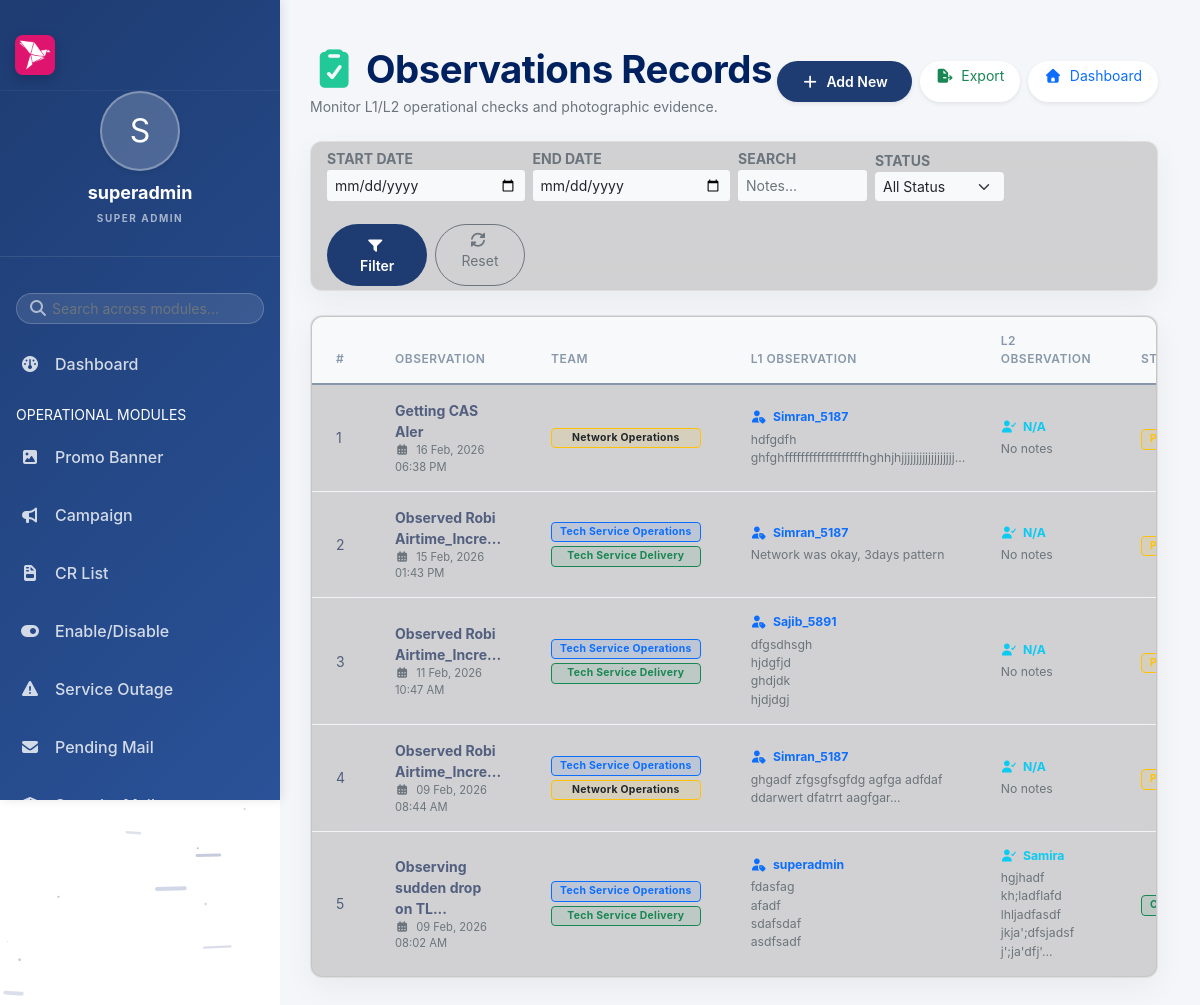
The page /main/modules/observations/view.php (signed in) on the database its author committed.
### tables this page shows
CREATE TABLE `observations` (
  `serial_no` int(11) NOT NULL,
  `observation_names` text NOT NULL,
  `team_name` text NOT NULL,
  `start_date` datetime NOT NULL,
  `l1_observation` text NOT NULL,
  `l1_image` varchar(255) DEFAULT NULL,
  `l1_image_2` varchar(255) DEFAULT NULL,
  `l1_observations_by` varchar(50) DEFAULT NULL,
  `l2_observation` text DEFAULT NULL,
  `l2_observations_by` varchar(50) DEFAULT NULL,
  `created_by` varchar(50) DEFAULT 'system',
  `created_at` timestamp NOT NULL DEFAULT current_timestamp(),
  `edited_by` varchar(50) DEFAULT NULL,
  `edited_at` timestamp NULL DEFAULT NULL
);

### includes/functions.php (called while the page is built, shortened)
<?php
function e($text) {
    return htmlspecialchars($text, ENT_QUOTES, 'UTF-8');
}
function canAddObservation() {
    return in_array($_SESSION['role'], ['super_admin', 'l1']);
}

### main/modules/observations/view.php (the view, shortened to what this page needs)
<?php
require_once __DIR__ . '/../../../config/app.php'; include_once INCLUDES_PATH . '/auth_check.php';
$limit = 10;
$page = isset($_GET['page']) && is_numeric($_GET['page']) ? (int)$_GET['page'] : 1;
$offset = ($page - 1) * $limit;
$where = " WHERE 1=1";
$sql = "SELECT * FROM observations " . $where . " ORDER BY serial_no DESC LIMIT $limit OFFSET $offset";
$stmt = mysqli_prepare($conn, $sql);
mysqli_stmt_execute($stmt);
$result = mysqli_stmt_get_result($stmt);
function truncate_chars($text, $limit = 50, $default = "") {
    if (empty($text)) return $default;
    return mb_strimwidth($text, 0, $limit, "...");
}
?>
<!DOCTYPE html>
<html lang="en">
<head>
    <link href="https://cdn.jsdelivr.net/npm/bootstrap@5.0.2/dist/css/bootstrap.min.css" rel="stylesheet">
    <link rel="stylesheet" href="https://cdnjs.cloudflare.com/ajax/libs/font-awesome/7.0.1/css/all.min.css">
    <link rel="stylesheet" href="<?= ASSETS_URL ?>/css/style.css">
</head>
<body>
    <div class="dashboard-container">
        <?php include INCLUDES_PATH . '/sidebar.php'; ?>
        <div class="main-content">
            <div class="container-fluid ps-0 mt-3">
                <div class="d-flex justify-content-between align-items-center mb-4">
                    <div>
                        <h1 class="view-header fw-bold mb-1"><i class="fa-solid fa-clipboard-check text-teal me-2"></i>Observations Records</h1>
                        <p class="text-muted small mb-0">Monitor L1/L2 operational checks and photographic evidence.</p>
                    </div>
                    <div class="d-flex gap-2">
                        <?php if (canAddObservation()): ?>
                        <button class="btn btn-primary btn-sm rounded-pill shadow-sm px-4" data-bs-toggle="modal" data-bs-target="#staticBackdrop_observations">
                            <i class="fa-solid fa-plus me-1"></i> Add New
                        </button>
                        <?php endif; ?>
                        <a href="<?= BASE_URL ?>/modules/export/export.php?module=observations&<?php echo http_build_query($_GET); ?>" class="btn btn-outline-success btn-sm rounded-pill shadow-sm px-3 bg-white border-0 btn-export-view"><i class="fa-solid fa-file-export me-1"></i> Export</a>
                        <a href="<?= BASE_URL ?>/index.php" class="btn btn-outline-primary btn-sm rounded-pill shadow-sm px-3 border-0 bg-white btn-dashboard-view"><i class="fa-solid fa-house me-1"></i> Dashboard</a>
                    </div>
                </div>
                <div class="glass-card mb-4 p-3 py-1">
                    <form method="GET" class="row g-2 align-items-end">
                        <div class="col-md-3">
                            <label class="small text-muted fw-bold">START DATE</label>
                            <input type="date" name="start_date" class="form-control form-control-sm border-0 bg-light" value="<?php echo e($_GET['start_date'] ?? ''); ?>">
                        </div>
                        <div class="col-md-3">
                            <label class="small text-muted fw-bold">END DATE</label>
                            <input type="date" name="end_date" class="form-control form-control-sm border-0 bg-light" value="<?php echo e($_GET['end_date'] ?? ''); ?>">
                        </div>
                        <div class="col-md-2">
                            <label class="small text-muted fw-bold">SEARCH</label>
                            <input type="text" name="search" class="form-control form-control-sm border-0 bg-light" placeholder="Notes..." value="<?php echo e($_GET['search'] ?? ''); ?>">
                        </div>
                        <div class="col-md-2">
                            <label class="small text-muted fw-bold">STATUS</label>
                            <select name="status" class="form-select form-select-sm border-0 bg-light">
                                <option value="">All Status</option>
                            </select>
                        </div>
                        <div class="col-md-3 d-flex gap-2">
                            <button type="submit" class="btn btn-primary btn-sm rounded-pill px-4 flex-grow-1"><i class="fa-solid fa-filter me-1"></i> Filter</button>
                            <a href="view.php" class="btn btn-outline-secondary btn-sm rounded-pill px-3"><i class="fa-solid fa-rotate me-1"></i> Reset</a>
                        </div>
                    </form>
                </div>
                <?php if (mysqli_num_rows($result) > 0) { ?>
                <div class="glass-card mb-4">
                    <div class="table-responsive">
                        <table class="table table-hover align-middle mb-0 dashboard-table">
                            <thead class="bg-light bg-opacity-50">
                                <tr>
                                    <th class="ps-4">#</th>
                                    <th style="width: 200px;">Observation</th>
                                    <th>Team</th>
                                    <th>L1 Observation</th>
                                    <th>L2 Observation</th>
                                    <th>Status</th>
                                </tr>
                            </thead>
                            <tbody>
                                <?php
                                $count = $offset + 1;
                                 while ($row = mysqli_fetch_assoc($result)) {
                                    $team_badges_html = '';
                                    $team_str = $row['team_name'] ?? 'Standard';
                                    $teams = explode(', ', $team_str);
                                     foreach ($teams as $t) {
                                        $t = trim($t);
                                        $badge_class = 'bg-secondary';
                                        switch($t) {
                                            case 'Tech Service Operations': $badge_class = 'bg-primary'; break;
                                            case 'Tech Service Delivery': $badge_class = 'bg-success'; break;
                                            case 'Network Operations': $badge_class = 'bg-warning text-dark'; break;
                                        }
                                        $color_only = str_replace(['bg-', ' text-dark'], '', $badge_class);
                                        $team_badges_html .= "<span class='badge $badge_class bg-opacity-10 text-$color_only border border-$color_only border-opacity-25 px-2 py-1' style='font-size: 0.65rem; letter-spacing: 0.3px;'>".e($t)."</span>";
                                    }
                                    echo "<tr>
                                            <td class='ps-4'>" . $count++ . "</td>
                                            <td>
                                                <div class='fw-bold' title='" . e($row["observation_names"] ?? "") . "'>" . e(truncate_chars($row["observation_names"] ?? "", 30, "N/A")) . "</div>
                                                <div class='text-muted' style='font-size: 0.7rem;'><i class='fa-solid fa-calendar-days me-1 scale-80'></i> " . ($row["start_date"] ? date('d M, Y h:i A', strtotime($row['start_date'])) : 'N/A') . "</div>
                                            </td>
                                            <td>
                                                <div class='d-flex flex-column gap-1'>
                                                    " . $team_badges_html . "
                                                </div>
                                            </td>
                                            <td style='max-width: 250px;'>
                                                <div class='small fw-bold text-primary mb-1' title='" . e($row["l1_observations_by"] ?? "") . "'><i class='fa-solid fa-user-tag me-1 scale-80'></i> " . e(truncate_chars($row["l1_observations_by"] ?? "", 15, "N/A")) . "</div>
                                                <div class='text-muted small' title='" . e($row["l1_observation"] ?? "") . "'>" . nl2br(e(truncate_chars($row["l1_observation"] ?? "", 60, "No notes"))) . "</div>
                                            </td>
                                            <td style='max-width: 250px;'>
                                                <div class='small fw-bold text-info mb-1' title='" . e($row["l2_observations_by"] ?? "") . "'><i class='fa-solid fa-user-check me-1 scale-80'></i> " . e(truncate_chars($row["l2_observations_by"] ?? "", 15, "N/A")) . "</div>
                                                <div class='text-muted small' title='" . e($row["l2_observation"] ?? "") . "'>" . nl2br(e(truncate_chars($row["l2_observation"] ?? "", 60, "No notes"))) . "</div>
                                            </td>
                                            <td>" . ($row['l2_observation'] ? "<span class='badge bg-success bg-opacity-10 text-success border border-success border-opacity-25 px-2 py-1' style='font-size: 0.65rem;'>COMPLETE</span>" : "<span class='badge bg-warning bg-opacity-10 text-warning border border-warning border-opacity-25 px-2 py-1' style='font-size: 0.65rem;'>PENDING</span>") . "</td>
                                            <td>
                                                <div class='d-flex gap-2'>";
                                    echo "</div></td>
                                          <td>
                                              <div class='audit-stack'>";
                                    echo "</div></td>";
                                    echo "</tr>";
                                }
                                ?>
                            </tbody>
                        </table>
                    </div>
                </div>
            <?php } ?>
            </div>
        </div>
    </div>
</body>
</html>

### main/assets/css/style.css (style rules this page uses)
:root { --primary-blue: #1e3c72; --secondary-blue: #2a5298; --accent-pink: #d12053; --bg-light: #f4f6f9; --bg-dark: #121212; --glass-bg: rgba(255, 255, 255, 0.6); --glass-border: rgba(255, 255, 255, 0.3); --glass-bg-dark: rgba(30, 30, 30, 0.7); --glass-border-dark: rgba(255, 255, 255, 0.1); --text-main: #333; --text-muted: #666; --text-light: #fff; --card-shadow: 0 10px 30px rgba(0, 0, 0, 0.05); --card-shadow-hover: 0 15px 35px rgba(0, 0, 0, 0.1); --border-radius: 12px; --transition: all 0.3s cubic-bezier(0.4, 0, 0.2, 1); --bkash-pink: #df146e; --bkash-dark-pink: #d12053; --bkash-light-pink: #f48fb1; --bkash-shadow: 0 10px 25px -5px rgba(223, 20, 110, 0.3); --sidebar-logo-size: 40px; }
.bg-opacity-10 { --bs-bg-opacity: 0.1; }
.bg-warning.bg-opacity-10 { background-color: rgba(255, 193, 7, 0.1) !important; }
.bg-success.bg-opacity-10 { background-color: rgba(25, 135, 84, 0.1) !important; }
.bg-primary.bg-opacity-10 { background-color: rgba(13, 110, 253, 0.1) !important; }
.text-teal { color: #20c997 !important; }
body { background-color: transparent !important; transition: var(--transition); position: relative; min-height: 100vh; font-family: 'Inter', -apple-system, BlinkMacSystemFont, "Segoe UI", Roboto, Helvetica, Arial, sans-serif; }
.glass-card { background: rgba(186, 183, 183, 0.6); backdrop-filter: blur(15px); -webkit-backdrop-filter: blur(15px); border: 1px solid var(--glass-border); border-radius: var(--border-radius); box-shadow: var(--card-shadow); transition: var(--transition); }
a { text-decoration: none; color: #000; }
form input, form select, form textarea { border: 1px solid #ddd; border-radius: var(--border-radius); margin-bottom: 15px; padding: 12px 15px; transition: var(--transition); background: white; }
.text-teal { color: #2a9d8f; }
.btn-primary { background-color: var(--primary-blue); border: none; padding: 10px 25px; border-radius: 8px; font-weight: 600; }
.dashboard-container { display: flex; min-height: 100vh; width: 100%; }
.main-content { flex: 1; padding: 30px; margin-left: 280px; background-color: #f4f6f9; min-height: 100vh; transition: all 0.4s ease; width: calc(100% - 280px); }
.view-header { color: #002160ff; font-weight: 700; margin-bottom: 0; }
.dashboard-table thead th { background-color: #f8f9fa; border-bottom: 2px solid #edf2f9; color: #8898aa; font-weight: 600; text-transform: uppercase; font-size: 12px; letter-spacing: .5px; padding: 15px 25px; }
.dashboard-table tbody td { padding: 15px 25px; vertical-align: middle; border-bottom: 1px solid #f0f2f5; color: #525f7f; font-size: 14px; }
.dashboard-table tbody tr:last-child td { border-bottom: none; }
html, body { max-width: 100%; overflow-x: hidden; -webkit-font-smoothing: antialiased; -moz-osx-font-smoothing: grayscale; }
h1.view-header { font-size: clamp(1.6rem, 4vw, 2.4rem) !important; letter-spacing: -0.5px; }
.table-responsive { border-radius: 12px; overflow-x: auto; display: block; width: 100%; -webkit-overflow-scrolling: touch; }
.dashboard-table { min-width: 900px !important; }
.table-responsive { border-radius: 12px; border: 1px solid rgba(0, 0, 0, 0.05); }
.btn-export-view, .btn-dashboard-view { transition: all 0.4s cubic-bezier(0.175, 0.885, 0.32, 1.275) !important; }

### rows shown on the page
observations: observation_names "Getting CAS Aler", start_date "16 Feb, 2026 06:38 PM", team_name "Network Operations", l1_observations_by "Simran_5187", l1_observation "hdfgdfh ghfghfffffffffffffffffffhghhjhjjjjjjjjjjjjjjjjjj...", l2_observations_by "N/A", l2_observation "No notes", shows "PENDING"
observations: observation_names "Observed Robi Airtime_Incre...", start_date "15 Feb, 2026 01:43 PM", team_name "Tech Service Operations", team_name "Tech Service Delivery", l1_observations_by "Simran_5187", l1_observation "Network was okay, 3days pattern", l2_observations_by "N/A", l2_observation "No notes", shows "PENDING"
observations: observation_names "Observed Robi Airtime_Incre...", start_date "11 Feb, 2026 10:47 AM", team_name "Tech Service Operations", team_name "Tech Service Delivery", l1_observations_by "Sajib_5891", l1_observation "dfgsdhsgh hjdgfjd ghdjdk hjdjdgj", l2_observations_by "N/A", l2_observation "No notes", shows "PENDING"
observations: observation_names "Observed Robi Airtime_Incre...", start_date "09 Feb, 2026 08:44 AM", team_name "Tech Service Operations", team_name "Network Operations", l1_observations_by "Simran_5187", l1_observation "ghgadf zfgsgfsgfdg agfga adfdaf ddarwert dfatrrt aagfgar...", l2_observations_by "N/A", l2_observation "No notes", shows "PENDING"
observations: observation_names "Observing sudden drop on TL...", start_date "09 Feb, 2026 08:02 AM", team_name "Tech Service Operations", team_name "Tech Service Delivery", l1_observations_by "superadmin", l1_observation "fdasfag afadf sdafsdaf asdfsadf", l2_observations_by "Samira", l2_observation "hgjhadf kh;ladflafd lhljadfasdf jkja';dfsjadsf j';ja'dfj'...", shows "COMPLETE"

### other values the page prints
substr($user_name, 0, 1) "S"
$user_name "superadmin"
